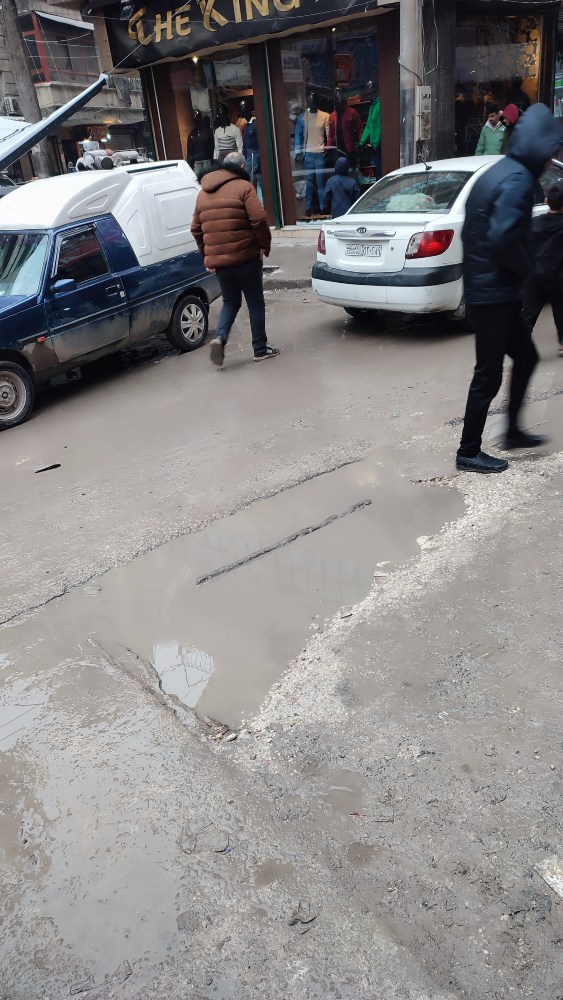
#> input picture Backend/images/IMG_20260124_162338.jpg, 2252 x 4000 px (shown at 1/4 size)
$ python -i dimension_calculator.py   (imports and definitions only)
#> lines starting #> are read from the running program, lines starting #| are printed output that depends on the picture; after the words box and inside, x2 and y2 are one past the last pixel; in counts of white or black regions, pixels touching at a corner belong together
#> further down, picture is the input picture: shape (4000, 2252, 3); mean B, G, R 132.3, 131.8, 133.7
"""
Dimension Calculator Module
Calculates real-world dimensions (width, length, depth, volume) of potholes
using depth maps and optional reference object calibration.
"""
import os
from dataclasses import dataclass
from typing import Optional, Tuple, List, Dict, Any

import cv2
import numpy as np

from depth_estimator import DepthEstimationResult


# Standard reference object sizes (in cm)
REFERENCE_OBJECTS = {
    "credit_card": {
        "width": 8.56,  # cm
        "height": 5.398,  # cm
        "description": "Standard credit/debit card (ISO/IEC 7810 ID-1)"
    },
    "a4_paper": {
        "width": 21.0,  # cm
        "height": 29.7,  # cm
        "description": "A4 paper sheet"
    },
    "smartphone": {
        "width": 7.5,  # cm (average)
        "height": 15.0,  # cm (average)
        "description": "Average smartphone"
    },
    "coin_1eur": {
        "diameter": 2.325,  # cm
        "description": "1 Euro coin"
    },
    "coin_25cent": {
        "diameter": 2.426,  # cm
        "description": "US Quarter (25 cents)"
    },
    "ruler_10cm": {
        "width": 10.0,
        "height": 3.0,
        "description": "10cm ruler segment"
    }
}

# Default assumptions when no reference object
DEFAULT_CAMERA_HEIGHT_M = 1.5  # Assume phone held at ~1.5m height
DEFAULT_CAMERA_FOV_DEG = 70  # Typical smartphone camera FOV


@dataclass
class ReferenceObjectDetection:
    """Detected reference object for calibration"""
    object_type: str
    bbox: Tuple[int, int, int, int]  # x1, y1, x2, y2
    real_width_cm: float
    real_height_cm: float
    pixel_width: int
    pixel_height: int
    scale_factor: float  # cm per pixel


@dataclass
class PotholeDimensions:
    """Calculated real-world dimensions of a pothole"""
    width_cm: float
    length_cm: float
    depth_cm: float
    area_cm2: float
    volume_cm3: float

    # Confidence metrics
    calibration_method: str  # "reference_object", "depth_estimation", "assumed"
    confidence: float  # 0-1

    # Raw measurements
    pixel_width: int = 0
    pixel_height: int = 0
    depth_map_mean: float = 0.0
    depth_map_max: float = 0.0


class DimensionCalculator:
    """
    Calculate real-world dimensions of potholes using depth maps
    and optional reference object calibration.
    """

    def __init__(self, camera_height_m: float = DEFAULT_CAMERA_HEIGHT_M,
                 camera_fov_deg: float = DEFAULT_CAMERA_FOV_DEG):
        self.camera_height_m = camera_height_m
        self.camera_fov_deg = camera_fov_deg

    def detect_reference_object(self, image: np.ndarray,
                                 object_type: str = "credit_card") -> Optional[ReferenceObjectDetection]:
        """
        Detect a reference object in the image for calibration.
        Uses edge detection and contour analysis to find rectangular objects.

        Args:
            image: BGR image as numpy array
            object_type: Type of reference object to look for

        Returns:
            ReferenceObjectDetection if found, None otherwise
        """
#> called with object_type = 'credit_card'
        if object_type not in REFERENCE_OBJECTS:
            return None

        ref_info = REFERENCE_OBJECTS[object_type]

        # Convert to grayscale
        gray = cv2.cvtColor(image, cv2.COLOR_BGR2GRAY)
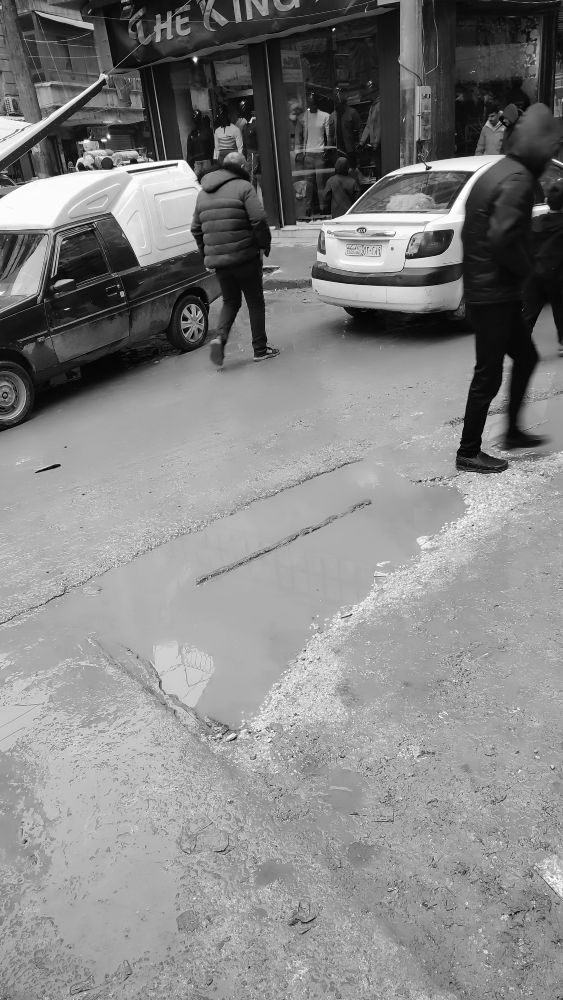
#> gray: shape (4000, 2252) (shown at 1/4 size); min 0, max 255, mean 132.4

        # Apply Gaussian blur
        blurred = cv2.GaussianBlur(gray, (5, 5), 0)

        # Edge detection
        edges = cv2.Canny(blurred, 50, 150)
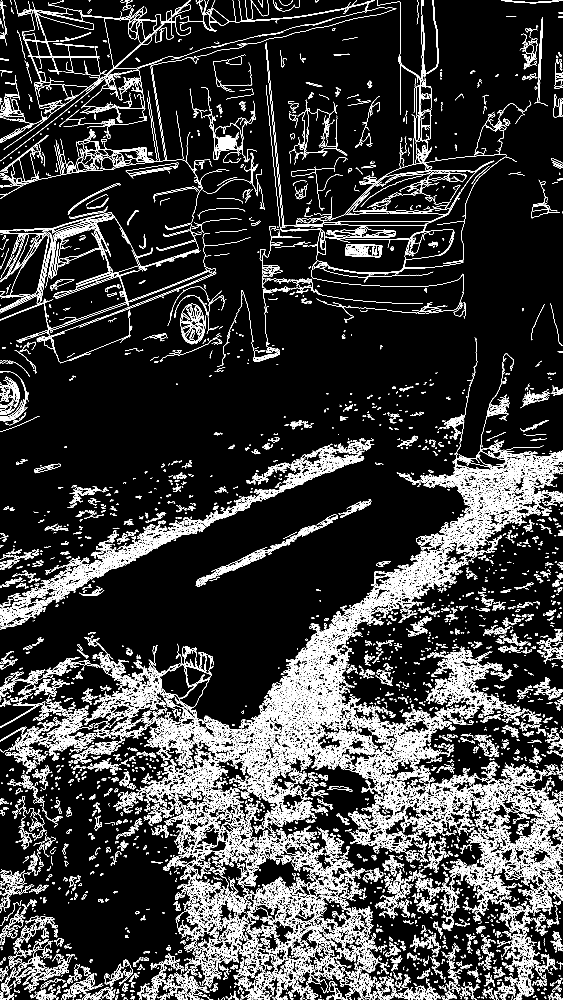
#> edges: shape (4000, 2252) (shown at 1/4 size); 8.2% white in thin lines or dots

        # Find contours
        contours, _ = cv2.findContours(edges, cv2.RETR_EXTERNAL, cv2.CHAIN_APPROX_SIMPLE)
#> contours = 11760 contours, 7890 with area under 20; largest, box (x1, y1, x2, y2) and area: (722, 1215, 817, 1368) 11222, (1381, 976, 1529, 1029) 6729, (1041, 2745, 1228, 2947) 3047, (1728, 2022, 1959, 2200) 2992, (1128, 2807, 1320, 2940) 2774

        # Look for rectangular shapes with correct aspect ratio
        expected_aspect = ref_info.get("width", 1) / ref_info.get("height", 1)
        if "diameter" in ref_info:
            expected_aspect = 1.0  # Circular object

        best_match = None
        best_score = 0

        for contour in contours:
            # Approximate polygon
            peri = cv2.arcLength(contour, True)
            approx = cv2.approxPolyDP(contour, 0.02 * peri, True)

            # Check if it's a rectangle (4 corners) or circle-ish
            if len(approx) == 4:
                x, y, w, h = cv2.boundingRect(approx)

                # Skip tiny or huge detections
                if w < 30 or h < 30 or w > image.shape[1] * 0.5:
                    continue

                # Check aspect ratio
                aspect = w / h if h > 0 else 0
                aspect_diff = abs(aspect - expected_aspect)

                if aspect_diff < 0.3:  # Allow 30% deviation
                    score = cv2.contourArea(contour) / (aspect_diff + 0.1)
                    if score > best_score:
                        best_score = score
                        best_match = (x, y, x + w, y + h, w, h)
#> this loop made 11760 passes
#> (peri, x, y, w, h, aspect, aspect_diff) on passes 1945, 2546, 2602: (196.3, 703, 3644, 41, 69, 0.594, 0.992), (1649.4, 1113, 3539, 97, 91, 1.07, 0.52), (210.5, 921, 3527, 32, 41, 0.78, 0.805)
#> (contour, peri, approx, x, y, w, h) on pass 48: ([[1717, 3991], [1717, 3999], [1717, 3992], [1718, 3991]], 17.41, [[1718, 3991], [1717, 3991], [1717, 3999], [1717, 3992]], 1717, 3991, 2, 9)
#> after the loop, best_match = (306, 2253, 475, 2351, 169, 98); best_score = 4679.2

        if best_match:
            x1, y1, x2, y2, pw, ph = best_match
#> x1 = 306; y1 = 2253; x2 = 475; y2 = 2351; pw = 169; ph = 98
            real_w = ref_info.get("width", ref_info.get("diameter", 5))
            real_h = ref_info.get("height", ref_info.get("diameter", 5))

            # Calculate scale factor (cm per pixel)
            scale_w = real_w / pw
#> scale_w = 0.0507
            scale_h = real_h / ph
#> scale_h = 0.0551
            scale_factor = (scale_w + scale_h) / 2  # Average
#> scale_factor = 0.0529

            return ReferenceObjectDetection(
                object_type=object_type,
                bbox=(x1, y1, x2, y2),
                real_width_cm=real_w,
                real_height_cm=real_h,
                pixel_width=pw,
                pixel_height=ph,
                scale_factor=scale_factor
            )

        return None

    # [249 lines left out: functions calculate_scale_from_depth, calculate_depth_from_map, calculate_dimensions, calculate_all_dimensions, _to_python_float, dimensions_to_dict, not called in this run]

>>> import cv2
>>> picture = cv2.imread('../images/IMG_20260124_162338.jpg')
>>> result = DimensionCalculator().detect_reference_object(picture)
